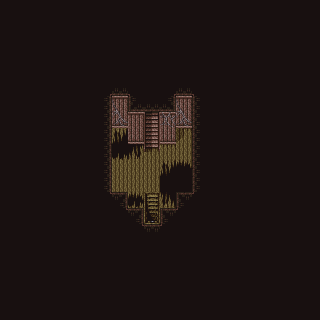

A level layout from a 2D game, rendered from its tile map. Below: a short description, then the map file with its tile-grid data intact:
An orthogonal 20x20 tile map with 16x16 px tiles, 2 tile layers (background, collision), 2 tilesets and 1 object (goout01).

<map version="1.0" tiledversion="1.1.6" orientation="orthogonal" renderorder="right-down" width="20" height="20" tilewidth="16" tileheight="16" infinite="0" nextobjectid="2">
 <tileset firstgid="1" name="vrak1" tilewidth="16" tileheight="16" tilecount="70" columns="7">
  <image source="vrak1.png" width="112" height="160" />
 </tileset>
 <tileset firstgid="71" name="vrak" tilewidth="16" tileheight="16" tilecount="200" columns="10">
  <image source="vrak.png" width="160" height="320" />
 </tileset>
 <layer name="background" width="20" height="20">
  <data encoding="csv">
64,64,64,64,64,64,64,64,64,64,64,64,64,64,64,64,64,64,64,64,
64,64,64,64,64,64,64,64,64,64,64,64,64,64,64,64,64,64,64,64,
64,64,64,64,64,64,64,64,64,64,64,64,64,64,64,64,64,64,64,64,
64,64,64,64,64,64,64,64,64,64,64,64,64,64,64,64,64,64,64,64,
64,64,64,64,64,64,64,64,64,64,64,64,64,64,64,64,64,64,64,64,
64,64,64,64,64,64,1,2,3,4,5,6,7,64,64,64,64,64,64,64,
64,64,64,64,64,64,8,9,10,11,12,13,14,64,64,64,64,64,64,64,
64,64,64,64,64,64,15,16,17,18,19,20,21,64,64,64,64,64,64,64,
64,64,64,64,64,64,22,23,24,25,26,27,28,64,64,64,64,64,64,64,
64,64,64,64,64,64,29,30,31,32,33,34,35,64,64,64,64,64,64,64,
64,64,64,64,64,64,36,37,38,39,40,41,42,64,64,64,64,64,64,64,
64,64,64,64,64,64,43,44,45,46,47,48,49,64,64,64,64,64,64,64,
64,64,64,64,64,64,50,51,52,53,54,55,56,64,64,64,64,64,64,64,
64,64,64,64,64,64,57,58,59,60,61,62,63,64,64,64,64,64,64,64,
64,64,64,64,64,64,64,65,66,67,68,69,70,64,64,64,64,64,64,64,
64,64,64,64,64,64,64,64,64,64,64,64,64,64,64,64,64,64,64,64,
64,64,64,64,64,64,64,64,64,64,64,64,64,64,64,64,64,64,64,64,
64,64,64,64,64,64,64,64,64,64,64,64,64,64,64,64,64,64,64,64,
64,64,64,64,64,64,64,64,64,64,64,64,64,64,64,64,64,64,64,64,
64,64,64,64,64,64,64,64,64,64,64,64,64,64,64,64,64,64,64,64
</data>
 </layer>
 <layer name="collision" width="20" height="20">
  <data encoding="csv">
64,64,64,64,64,64,64,64,64,64,64,64,64,64,64,64,64,64,64,64,
64,64,64,64,64,64,64,64,64,64,64,64,64,64,64,64,64,64,64,64,
64,64,64,64,64,64,64,64,64,64,64,64,64,64,64,64,64,64,64,64,
64,64,64,64,64,64,64,64,64,64,64,64,64,64,64,64,64,64,64,64,
64,64,64,64,64,64,64,64,64,64,64,64,64,64,64,64,64,64,64,64,
64,64,64,64,64,64,1,2,3,4,5,6,7,64,64,64,64,64,64,64,
64,64,64,64,64,64,8,9,10,11,12,13,14,64,64,64,64,64,64,64,
64,64,64,64,64,64,15,16,17,0,19,20,21,64,64,64,64,64,64,64,
64,64,64,64,64,64,22,23,24,0,26,0,28,64,64,64,64,64,64,64,
64,64,64,64,64,64,29,30,0,0,0,0,35,64,64,64,64,64,64,64,
64,64,64,64,64,64,36,0,0,0,40,41,42,64,64,64,64,64,64,64,
64,64,64,64,64,64,43,0,0,0,47,48,49,64,64,64,64,64,64,64,
64,64,64,64,64,64,50,51,52,0,0,55,56,64,64,64,64,64,64,64,
64,64,64,64,64,64,57,58,59,0,61,62,63,64,64,64,64,64,64,64,
64,64,64,64,64,64,64,65,66,67,68,69,70,64,64,64,64,64,64,64,
64,64,64,64,64,64,64,64,64,64,64,64,64,64,64,64,64,64,64,64,
64,64,64,64,64,64,64,64,64,64,64,64,64,64,64,64,64,64,64,64,
64,64,64,64,64,64,64,64,64,64,64,64,64,64,64,64,64,64,64,64,
64,64,64,64,64,64,64,64,64,64,64,64,64,64,64,64,64,64,64,64,
64,64,64,64,64,64,64,64,64,64,64,64,64,64,64,64,64,64,64,64
</data>
 </layer>
 <objectgroup name="objects">
  <object id="1" name="goout01" gid="168" x="144" y="117" width="16" height="16" />
 </objectgroup>
</map>
